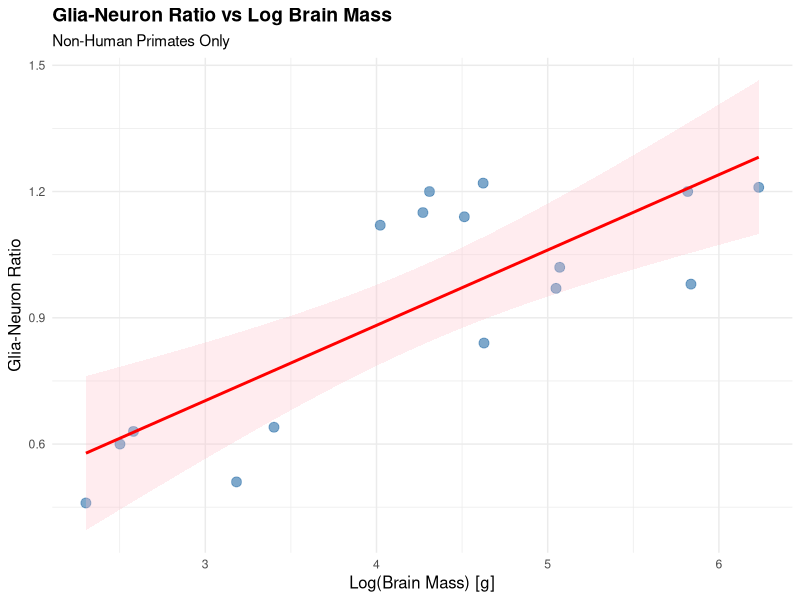
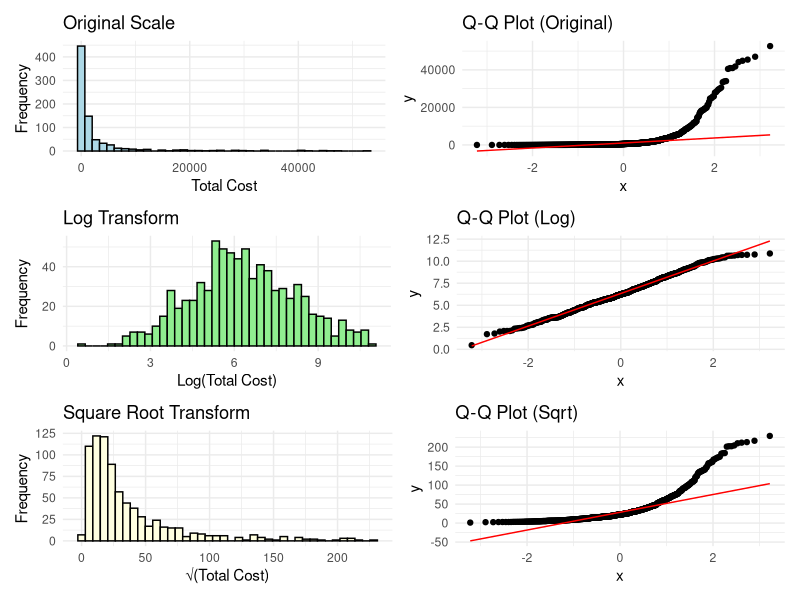
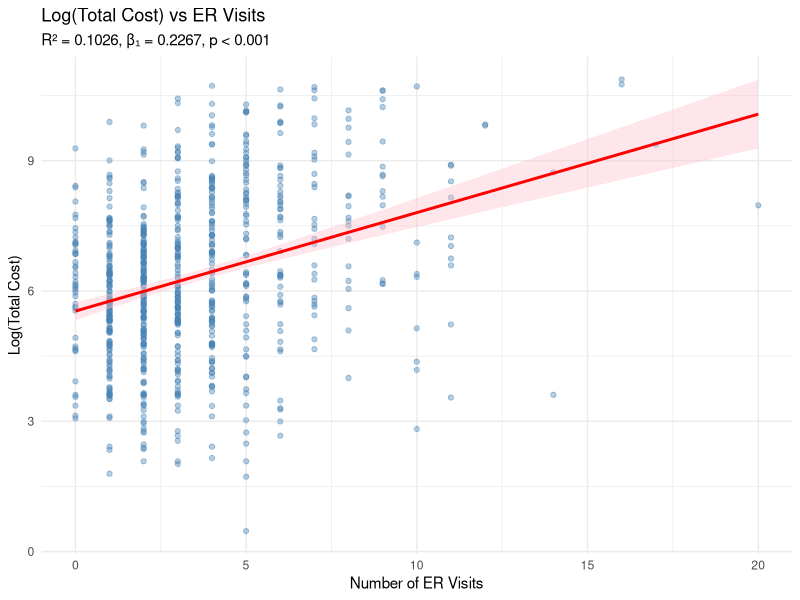
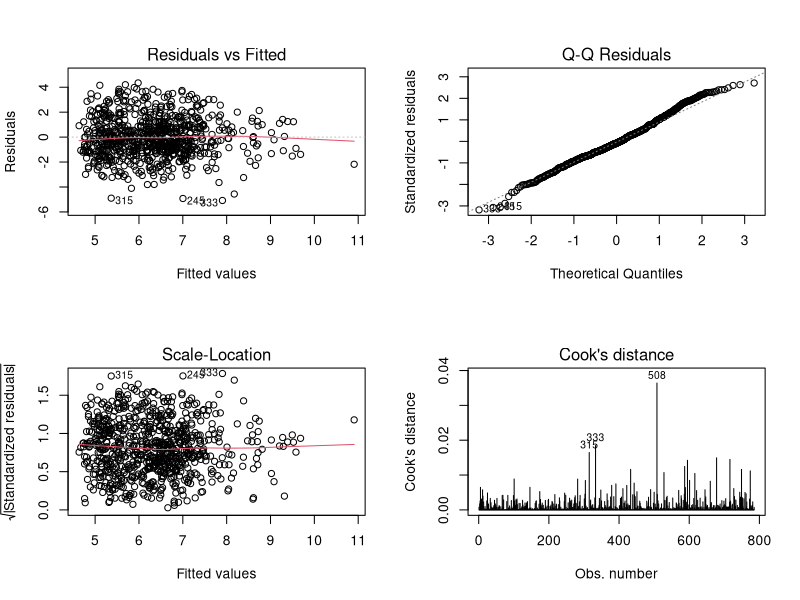

The R source for these figures, in order:
## ---- chunk 1
knitr::opts_chunk$set(echo = TRUE, warning = FALSE, message = FALSE, 
                      fig.width = 8, fig.height = 6)

# Load required libraries
library(tidyverse)
library(readxl)
library(knitr)
library(broom)
library(ggplot2)
library(patchwork)

# Set theme for plots
theme_set(theme_minimal())
## ---- chunk 2
# Blood sugar data
blood_sugar <- c(125, 123, 117, 123, 115, 112, 128, 118, 124, 111, 116, 109, 125,
                 120, 113, 123, 112, 118, 121, 118, 122, 115, 105, 118, 131)

# Summary statistics
cat("Sample size:", length(blood_sugar), "\n")
cat("Mean:", round(mean(blood_sugar), 2), "\n")
cat("Median:", round(median(blood_sugar), 2), "\n")
cat("Standard deviation:", round(sd(blood_sugar), 2), "\n")
cat("Range:", min(blood_sugar), "-", max(blood_sugar), "\n")
## ---- chunk 3
# Calculate differences from hypothesized median
hypothesized_median <- 120
differences <- blood_sugar - hypothesized_median

# Count positive, negative, and zero differences
n_positive <- sum(differences > 0)
n_negative <- sum(differences < 0)
n_zero <- sum(differences == 0)
n_nonzero <- n_positive + n_negative

cat("Number of values > 120:", n_positive, "\n")
cat("Number of values < 120:", n_negative, "\n")
cat("Number of values = 120:", n_zero, "\n")
cat("Sample size (excluding zeros):", n_nonzero, "\n\n")

# For one-sided test (Ha: median < 120)
# We want P(X >= n_positive) where X ~ Binomial(n_nonzero, 0.5)
# Equivalently, P(X <= n_negative) for lower tail
p_value_sign <- pbinom(n_negative, n_nonzero, 0.5)

cat("Sign Test Results:\n")
cat("  Test statistic (number of - signs):", n_negative, "\n")
cat("  Sample size (non-zero):", n_nonzero, "\n")
cat("  P-value:", round(p_value_sign, 4), "\n")
## ---- chunk 4
# Wilcoxon signed-rank test
wilcox_result <- wilcox.test(blood_sugar, mu = 120, alternative = "less", exact = FALSE)

cat("Wilcoxon Signed-Rank Test Results:\n")
cat("  Test statistic (V):", wilcox_result$statistic, "\n")
cat("  P-value:", round(wilcox_result$p.value, 4), "\n")
## ---- chunk 5
# Load brain data
brain_data <- read_excel("data/Brain data.xlsx")

# Convert brain mass to numeric (handling potential formatting issues)
brain_data <- brain_data %>%
  mutate(`Brain mass (g)` = as.numeric(str_trim(`Brain mass (g)`)))

# Separate human and non-human data
nonhuman_data <- brain_data %>% 
  filter(Species != "Homo sapiens")

human_data <- brain_data %>% 
  filter(Species == "Homo sapiens")

cat("Non-human primates:", nrow(nonhuman_data), "species\n")
cat("Humans:", nrow(human_data), "observation\n\n")

# Display summary
kable(head(brain_data, 5), caption = "Brain Data Sample")
## ---- chunk 6
# Calculate log brain mass for non-human data
nonhuman_data <- nonhuman_data %>%
  mutate(log_brain_mass = log(`Brain mass (g)`))
## ---- chunk 7
# Fit regression model
model_brain <- lm(`Glia-neuron ratio` ~ log_brain_mass, data = nonhuman_data)

# Model summary
summary(model_brain)

# Extract coefficients
coef_summary <- tidy(model_brain)
kable(coef_summary, digits = 4, caption = "Regression Coefficients")

# Store coefficients for reporting
beta_0 <- coef(model_brain)[1]
beta_1 <- coef(model_brain)[2]
r_squared <- summary(model_brain)$r.squared
## ---- chunk 8
# Create scatterplot with regression line
ggplot(nonhuman_data, aes(x = log_brain_mass, y = `Glia-neuron ratio`)) +
  geom_point(size = 3, color = "steelblue", alpha = 0.7) +
  geom_smooth(method = "lm", se = TRUE, color = "red", fill = "pink", alpha = 0.3) +
  labs(
    title = "Glia-Neuron Ratio vs Log Brain Mass",
    subtitle = "Non-Human Primates Only",
    x = "Log(Brain Mass) [g]",
    y = "Glia-Neuron Ratio"
  ) +
  theme_minimal() +
  theme(
    plot.title = element_text(face = "bold", size = 14),
    axis.title = element_text(size = 12)
  )
## ---- chunk 9
# Get human brain mass
human_brain_mass <- human_data$`Brain mass (g)`
human_log_brain_mass <- log(human_brain_mass)

# Predict glia-neuron ratio for humans
predicted_human <- predict(model_brain, 
                          newdata = data.frame(log_brain_mass = human_log_brain_mass))

actual_human <- human_data$`Glia-neuron ratio`

cat("Human brain mass:", round(human_brain_mass, 1), "g\n")
cat("Log(brain mass):", round(human_log_brain_mass, 4), "\n\n")
cat("Predicted glia-neuron ratio:", round(predicted_human, 4), "\n")
cat("Actual human glia-neuron ratio:", actual_human, "\n")
cat("Difference (Actual - Predicted):", round(actual_human - predicted_human, 4), "\n")
## ---- chunk 10
# Calculate 95% prediction interval
pred_interval <- predict(model_brain,
                        newdata = data.frame(log_brain_mass = human_log_brain_mass),
                        interval = "prediction",
                        level = 0.95)

cat("95% Prediction Interval for Humans:\n")
cat("  Lower bound:", round(pred_interval[2], 4), "\n")
cat("  Predicted value:", round(pred_interval[1], 4), "\n")
cat("  Upper bound:", round(pred_interval[3], 4), "\n")
cat("  Actual human value:", actual_human, "\n\n")

# Check if human value is within the interval
in_interval <- actual_human >= pred_interval[2] & actual_human <= pred_interval[3]

if (in_interval) {
  cat("The human glia-neuron ratio FALLS WITHIN the 95% prediction interval.\n")
} else {
  cat("The human glia-neuron ratio EXCEEDS the 95% prediction interval.\n")
}
## ---- chunk 11
# Check data range
nonhuman_range <- range(nonhuman_data$log_brain_mass)
cat("Range of log(brain mass) in non-human data:", 
    round(nonhuman_range[1], 3), "to", round(nonhuman_range[2], 3), "\n")
cat("Human log(brain mass):", round(human_log_brain_mass, 3), "\n\n")

if (human_log_brain_mass > nonhuman_range[2]) {
  cat("⚠️ WARNING: Human brain mass is BEYOND the range of non-human data!\n")
  cat("This is EXTRAPOLATION, which is less reliable than interpolation.\n")
}
## ---- chunk 12
# Load heart disease data
heart_data <- read_csv("data/HeartDisease.csv")

cat("Data dimensions:", nrow(heart_data), "observations,", ncol(heart_data), "variables\n\n")
cat("Variable names:\n")
cat(paste(names(heart_data), collapse = ", "), "\n")
## ---- chunk 13
# Select continuous variables
continuous_vars <- c("totalcost", "age", "interventions", "drugs", 
                    "ERvisits", "complications", "comorbidities", "duration")

# Create summary statistics
desc_stats <- heart_data %>%
  select(all_of(continuous_vars)) %>%
  summarise(across(everything(), 
                  list(Mean = ~mean(., na.rm = TRUE),
                       SD = ~sd(., na.rm = TRUE),
                       Median = ~median(., na.rm = TRUE),
                       Q1 = ~quantile(., 0.25, na.rm = TRUE),
                       Q3 = ~quantile(., 0.75, na.rm = TRUE),
                       Min = ~min(., na.rm = TRUE),
                       Max = ~max(., na.rm = TRUE)),
                  .names = "{.col}_{.fn}"))

# Reshape for better display
desc_long <- desc_stats %>%
  pivot_longer(everything(), names_to = "stat", values_to = "value") %>%
  separate(stat, into = c("Variable", "Statistic"), sep = "_(?=[^_]+$)") %>%
  pivot_wider(names_from = Statistic, values_from = value)

kable(desc_long, digits = 2, caption = "Descriptive Statistics for Continuous Variables")
## ---- chunk 14
# Gender distribution
gender_table <- table(heart_data$gender)
gender_prop <- prop.table(gender_table)

cat("Gender Distribution:\n")
cat("  Male (0):", gender_table[1], sprintf("(%.1f%%)\n", gender_prop[1]*100))
cat("  Female (1):", gender_table[2], sprintf("(%.1f%%)\n", gender_prop[2]*100))
## ---- chunk 15
# Check for zeros
n_zeros <- sum(heart_data$totalcost == 0)
cat("Number of zero values in totalcost:", n_zeros, "\n")
cat("These will be excluded for log transformation.\n\n")

# Filter out zeros for transformation analysis
heart_pos <- heart_data %>% filter(totalcost > 0)

# Create transformations
heart_trans <- heart_pos %>%
  mutate(
    log_cost = log(totalcost),
    sqrt_cost = sqrt(totalcost)
  )

# Normality tests
shapiro_orig <- shapiro.test(sample(heart_pos$totalcost, min(5000, nrow(heart_pos))))
shapiro_log <- shapiro.test(sample(heart_trans$log_cost, min(5000, nrow(heart_trans))))
shapiro_sqrt <- shapiro.test(sample(heart_trans$sqrt_cost, min(5000, nrow(heart_trans))))

cat("Shapiro-Wilk Tests for Normality:\n")
cat("  Original: W =", round(shapiro_orig$statistic, 4), ", p-value =", 
    format.pval(shapiro_orig$p.value, digits = 3), "\n")
cat("  Log: W =", round(shapiro_log$statistic, 4), ", p-value =", 
    format.pval(shapiro_log$p.value, digits = 3), "\n")
cat("  Sqrt: W =", round(shapiro_sqrt$statistic, 4), ", p-value =", 
    format.pval(shapiro_sqrt$p.value, digits = 3), "\n\n")

# Calculate skewness
library(e1071)
skew_orig <- skewness(heart_pos$totalcost)
skew_log <- skewness(heart_trans$log_cost)
skew_sqrt <- skewness(heart_trans$sqrt_cost)

cat("Skewness:\n")
cat("  Original:", round(skew_orig, 3), "\n")
cat("  Log-transformed:", round(skew_log, 3), "\n")
cat("  Square-root transformed:", round(skew_sqrt, 3), "\n\n")

# Create plots
p1 <- ggplot(heart_pos, aes(x = totalcost)) +
  geom_histogram(bins = 40, fill = "lightblue", color = "black") +
  labs(title = "Original Scale", x = "Total Cost", y = "Frequency") +
  theme_minimal()

p2 <- ggplot(heart_trans, aes(sample = totalcost)) +
  stat_qq() + stat_qq_line(color = "red") +
  labs(title = "Q-Q Plot (Original)") +
  theme_minimal()

p3 <- ggplot(heart_trans, aes(x = log_cost)) +
  geom_histogram(bins = 40, fill = "lightgreen", color = "black") +
  labs(title = "Log Transform", x = "Log(Total Cost)", y = "Frequency") +
  theme_minimal()

p4 <- ggplot(heart_trans, aes(sample = log_cost)) +
  stat_qq() + stat_qq_line(color = "red") +
  labs(title = "Q-Q Plot (Log)") +
  theme_minimal()

p5 <- ggplot(heart_trans, aes(x = sqrt_cost)) +
  geom_histogram(bins = 40, fill = "lightyellow", color = "black") +
  labs(title = "Square Root Transform", x = "√(Total Cost)", y = "Frequency") +
  theme_minimal()

p6 <- ggplot(heart_trans, aes(sample = sqrt_cost)) +
  stat_qq() + stat_qq_line(color = "red") +
  labs(title = "Q-Q Plot (Sqrt)") +
  theme_minimal()

# Arrange plots
(p1 | p2) / (p3 | p4) / (p5 | p6)
## ---- chunk 16
# Create working dataset with log transformation
heart_analysis <- heart_data %>%
  filter(totalcost > 0) %>%  # Remove zeros for log transformation
  mutate(log_totalcost = log(totalcost))

cat("After removing", n_zeros, "zero values, n =", nrow(heart_analysis), "\n")
## ---- chunk 17
# Create binary complications variable
heart_analysis <- heart_analysis %>%
  mutate(comp_bin = ifelse(complications == 0, 0, 1))

# Summary
cat("Complications Variable (original):\n")
print(table(heart_analysis$complications))

cat("\n\nComp_bin Variable (binary):\n")
print(table(heart_analysis$comp_bin))

cat("\n\nInterpretation:\n")
cat("  comp_bin = 0: No complications (", sum(heart_analysis$comp_bin == 0), "patients)\n")
cat("  comp_bin = 1: ≥1 complication (", sum(heart_analysis$comp_bin == 1), "patients)\n")
## ---- chunk 18
# Fit simple linear regression
slr_model <- lm(log_totalcost ~ ERvisits, data = heart_analysis)

# Model summary
summary(slr_model)

# Store results
slr_summary <- tidy(slr_model)
slr_coef_er <- slr_summary$estimate[2]
slr_pval <- slr_summary$p.value[2]
slr_r2 <- summary(slr_model)$r.squared
## ---- chunk 19
kable(tidy(slr_model), digits = 4, caption = "Simple Linear Regression Results")
## ---- chunk 20
ggplot(heart_analysis, aes(x = ERvisits, y = log_totalcost)) +
  geom_point(alpha = 0.4, color = "steelblue") +
  geom_smooth(method = "lm", se = TRUE, color = "red", fill = "pink") +
  labs(
    title = "Log(Total Cost) vs ER Visits",
    x = "Number of ER Visits",
    y = "Log(Total Cost)",
    subtitle = sprintf("R² = %.4f, β₁ = %.4f, p < 0.001", slr_r2, slr_coef_er)
  ) +
  theme_minimal()
## ---- chunk 21
# Fit model with interaction
mlr_interaction <- lm(log_totalcost ~ ERvisits * comp_bin, data = heart_analysis)

# Summary
summary(mlr_interaction)

# Extract interaction p-value
int_pval <- tidy(mlr_interaction) %>% 
  filter(term == "ERvisits:comp_bin") %>% 
  pull(p.value)

kable(tidy(mlr_interaction), digits = 4, caption = "MLR with Interaction")
## ---- chunk 22
# Fit model without interaction
mlr_no_interaction <- lm(log_totalcost ~ ERvisits + comp_bin, data = heart_analysis)

# Compare coefficients
coef_slr <- coef(slr_model)["ERvisits"]
coef_mlr <- coef(mlr_no_interaction)["ERvisits"]
pct_change <- abs((coef_mlr - coef_slr) / coef_slr) * 100

cat("Confounding Assessment:\n")
cat("  ERvisits coefficient in SLR:", round(coef_slr, 4), "\n")
cat("  ERvisits coefficient in MLR (+ comp_bin):", round(coef_mlr, 4), "\n")
cat("  Absolute change:", round(abs(coef_mlr - coef_slr), 4), "\n")
cat("  Percent change:", round(pct_change, 2), "%\n\n")

# Summary of MLR
summary(mlr_no_interaction)

kable(tidy(mlr_no_interaction), digits = 4, caption = "MLR without Interaction")
## ---- chunk 23
comp_pval <- tidy(mlr_no_interaction) %>% 
  filter(term == "comp_bin") %>% 
  pull(p.value)

cat("comp_bin in MLR:\n")
cat("  Coefficient:", round(coef(mlr_no_interaction)["comp_bin"], 4), "\n")
cat("  P-value:", format.pval(comp_pval, digits = 4), "\n\n")

cat("Decision Criteria:\n")
cat("  1. Statistical significance (p < 0.05):", comp_pval < 0.05, "\n")
cat("  2. Confounding (>10% change):", pct_change > 10, "\n\n")
## ---- chunk 24
if (comp_pval < 0.05) {
  cat("- comp_bin is **statistically significant** (p < 0.05)\n")
}
if (pct_change > 10) {
  cat("- comp_bin is a **confounder** (>10% change in ERvisits coefficient)\n")
}
if (comp_pval < 0.05 | pct_change > 10) {
  cat("- Clinically meaningful: complications substantially impact costs\n")
  cat("- Omitting comp_bin would produce biased estimates of the ER visits effect\n")
}
## ---- chunk 25
# Fit full model
full_mlr <- lm(log_totalcost ~ ERvisits + comp_bin + age + gender + duration, 
               data = heart_analysis)

# Model summary
summary(full_mlr)

# Coefficient table
kable(tidy(full_mlr), digits = 4, caption = "Full Multiple Linear Regression Results")
## ---- chunk 26
# Extract coefficients and p-values
coefs <- tidy(full_mlr)

# Function to interpret log-scale coefficient
interpret_coef <- function(beta) {
  pct <- (exp(beta) - 1) * 100
  return(round(pct, 2))
}

# Create interpretation text
cat("Coefficient Interpretations:\n\n")

cat("1. ERvisits (β₁ =", round(coefs$estimate[2], 4), ", p =", 
    format.pval(coefs$p.value[2], digits = 3), "):\n")
cat("   Each additional ER visit increases total cost by", 
    interpret_coef(coefs$estimate[2]), "%\n")
cat("  ", ifelse(coefs$p.value[2] < 0.05, "✓ SIGNIFICANT", "✗ Not significant"), "\n\n")

cat("2. comp_bin (β₂ =", round(coefs$estimate[3], 4), ", p =", 
    format.pval(coefs$p.value[3], digits = 3), "):\n")
cat("   Having complications increases total cost by", 
    interpret_coef(coefs$estimate[3]), "%\n")
cat("  ", ifelse(coefs$p.value[3] < 0.05, "✓ SIGNIFICANT", "✗ Not significant"), "\n\n")

cat("3. age (β₃ =", round(coefs$estimate[4], 4), ", p =", 
    format.pval(coefs$p.value[4], digits = 3), "):\n")
cat("   Each additional year of age changes total cost by", 
    interpret_coef(coefs$estimate[4]), "%\n")
cat("  ", ifelse(coefs$p.value[4] < 0.05, "✓ SIGNIFICANT", "✗ Not significant"), "\n\n")

cat("4. gender (β₄ =", round(coefs$estimate[5], 4), ", p =", 
    format.pval(coefs$p.value[5], digits = 3), "):\n")
cat("   Gender difference in total cost:", 
    interpret_coef(coefs$estimate[5]), "%\n")
cat("  ", ifelse(coefs$p.value[5] < 0.05, "✓ SIGNIFICANT", "✗ Not significant"), "\n\n")

cat("5. duration (β₅ =", round(coefs$estimate[6], 4), ", p =", 
    format.pval(coefs$p.value[6], digits = 3), "):\n")
cat("   Each additional day of treatment increases total cost by", 
    interpret_coef(coefs$estimate[6]), "%\n")
cat("  ", ifelse(coefs$p.value[6] < 0.05, "✓ SIGNIFICANT", "✗ Not significant"), "\n\n")
## ---- chunk 27
sig_vars <- coefs %>% 
  filter(p.value < 0.05, term != "(Intercept)") %>% 
  pull(term)

cat(paste(sig_vars, collapse = ", "))
## ---- chunk 28
# ANOVA for nested models
anova_result <- anova(slr_model, full_mlr)

kable(tidy(anova_result), digits = 4, caption = "ANOVA for Nested Model Comparison")

# Calculate additional statistics
r2_slr <- summary(slr_model)$r.squared
r2_full <- summary(full_mlr)$r.squared
adj_r2_slr <- summary(slr_model)$adj.r.squared
adj_r2_full <- summary(full_mlr)$adj.r.squared
f_stat <- anova_result$F[2]
f_pval <- anova_result$`Pr(>F)`[2]

cat("\nModel Comparison Summary:\n")
cat("─────────────────────────────────────────\n")
cat("SLR Model:\n")
cat("  R²:", round(r2_slr, 4), "\n")
cat("  Adjusted R²:", round(adj_r2_slr, 4), "\n")
cat("  Predictors: ERvisits only\n\n")

cat("Full MLR Model:\n")
cat("  R²:", round(r2_full, 4), "\n")
cat("  Adjusted R²:", round(adj_r2_full, 4), "\n")
cat("  Predictors: ERvisits + comp_bin + age + gender + duration\n\n")

cat("Improvement:\n")
cat("  ΔR²:", round(r2_full - r2_slr, 4), 
    sprintf("(%.1f%% → %.1f%%)\n", r2_slr*100, r2_full*100))
cat("  ΔAdj R²:", round(adj_r2_full - adj_r2_slr, 4), "\n\n")

cat("F-test:\n")
cat("  F-statistic:", round(f_stat, 4), "\n")
cat("  P-value:", format.pval(f_pval, digits = 4), "\n")
## ---- chunk 29
# Create diagnostic plots
par(mfrow = c(2, 2))
plot(full_mlr, which = 1:4)
## ---- chunk 30
sessionInfo()
